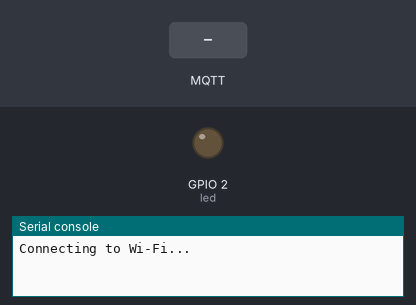
Recording of a program running on a simulated ESP32 board running MicroPython. Parts: output pins drawn as LEDs (lit = HIGH), the last lines printed to the serial console. The test bench sets the inputs (shaded band). WiFi joins after 1.5 s; no MQTT or app messages arrive unless stated; nothing arrives over Bluetooth unless stated.

Above: at 1.2 s.
1.3 s: MQTT message "1" arrives on the first subscribed topic
At 2.4 s:
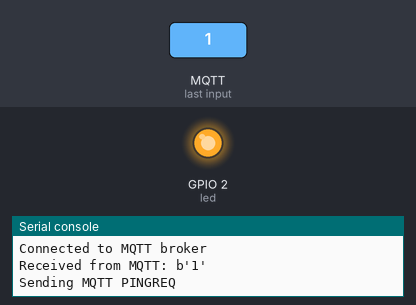
4.6 s: MQTT message "0" arrives on the first subscribed topic
At 5.9 s:
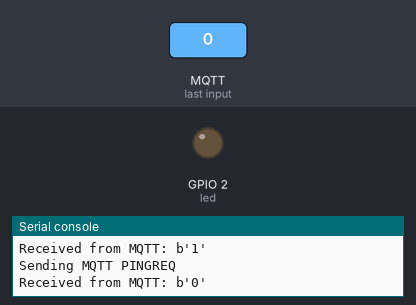
Timing chart, 0 to 7.6 s (numbered marks = the images above; inputs shaded):
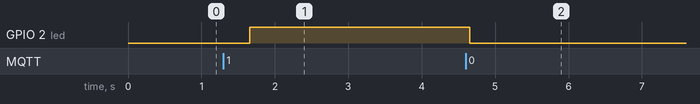

Measured:
- after the input at 1.3 s, GPIO 2 (led): LOW → HIGH after 0.35 s
- after the input at 4.6 s, GPIO 2 (led): HIGH → LOW after 0.06 s

The program:

flexiGate.py
```python
from micropython import const
import asyncio
import aioble
import bluetooth
import machine
import network
import ubinascii
import umqtt.simple as mqtt

# Wi-Fi Credentials
WIFI_SSID = "Onwords"
WIFI_PASSWORD = "nikhil8182"

# MQTT Broker Details
BROKER_ADDRESS = "mqtt.onwords.in"
MQTT_CLIENT_ID = "test"
PORT = 1883
USERNAME = "Nikhil"
MQTT_PASSWORD = "Nikhil8182"
MQTT_KEEPALIVE = 60
MQTT_TOPIC_SUB = "rnd/command"  # MQTT topic to receive data
MQTT_TOPIC_PUB = "rnd/status"  # MQTT topic to publish data

# Init LED
led = machine.Pin(2, machine.Pin.OUT)
led.value(0)

# UART2 Configuration (TX=17, RX=16)
uart2 = machine.UART(2, baudrate=115200, tx=17, rx=16)
uart2.init(115200, bits=8, parity=None, stop=1)

# BLE UUIDs
_BLE_SERVICE_UUID = bluetooth.UUID('19b10000-e8f2-537e-4f6c-d104768a1214')
_BLE_SENSOR_CHAR_UUID = bluetooth.UUID('19b10001-e8f2-537e-4f6c-d104768a1214')
_BLE_LED_UUID = bluetooth.UUID('19b10002-e8f2-537e-4f6c-d104768a1214')

_ADV_INTERVAL_MS = 250_000

# Register GATT service
ble_service = aioble.Service(_BLE_SERVICE_UUID)
led_characteristic = aioble.Characteristic(ble_service, _BLE_LED_UUID, read=True, write=True, notify=True, capture=True)
aioble.register_services(ble_service)

# Connect to Wi-Fi
def connect_wifi():
    wlan = network.WLAN(network.STA_IF)
    wlan.active(True)
    wlan.connect(WIFI_SSID, WIFI_PASSWORD)

    print("Connecting to Wi-Fi...")
    while not wlan.isconnected():
        pass

    print("Connected to Wi-Fi:", wlan.ifconfig())

# Connect to MQTT broker
client = mqtt.MQTTClient(MQTT_CLIENT_ID, server=BROKER_ADDRESS, port=PORT, user=USERNAME, password=MQTT_PASSWORD, keepalive=MQTT_KEEPALIVE)

def connect_mqtt():
    try:
        client.connect()
        print("Connected to MQTT broker")
        client.set_callback(mqtt_callback)
        client.subscribe(MQTT_TOPIC_SUB)
    except Exception as e:
        print("MQTT connection error:", e)

def reconnect_mqtt():
    global client
    print("Reconnecting MQTT...")
    try:
        client.disconnect()
    except:
        pass
    client = mqtt.MQTTClient(MQTT_CLIENT_ID, server=BROKER_ADDRESS, port=PORT, user=USERNAME, password=MQTT_PASSWORD, keepalive=MQTT_KEEPALIVE)
    connect_mqtt()

# Handle incoming MQTT messages
def mqtt_callback(topic, msg):
    try:
        print(f"Received from MQTT: {msg}")
        #msg_int = int(msg.decode())
        if msg == b'1' or msg == b'0':
            led.value(not led.value())
        uart2.write(msg + b'\n')  # Send received data to UART
    except Exception as e:
        print("Error in MQTT callback:", e)

def _encode_data(data):
    return str(data).encode('utf-8')

# Helper to decode the LED characteristic encoding (bytes).
def _decode_data(data):
    try:
        if data is not None:
            # Decode the UTF-8 data
            number = int.from_bytes(data, 'big')
            return number
    except Exception as e:
        print("Error decoding temperature:", e)
        return None

# Handle BLE writes
async def wait_for_write():
    while True:
        try:
            connection, data = await led_characteristic.written()
            print(data)
            print(type)
            data = _decode_data(data)
            print('Connection: ', connection)
            print('Data: ', data)
            if data == 1 or data == 0:
                led.value(not led.value())
                uart2.write(str(data).encode() + b'\n')
                print("Sent to UART")
            else:
                print('Unknown command')
        except asyncio.CancelledError:
            # Catch the CancelledError
            print("Peripheral task cancelled")
        except Exception as e:
            print("Error in peripheral_task:", e)
        finally:
            # Ensure the loop continues to the next iteration
            await asyncio.sleep_ms(100)

async def mqtt_keepalive():
    while True:
        try:
            print("Sending MQTT PINGREQ")
            client.ping()  # Send PINGREQ to keep connection alive
        except Exception as e:
            print("MQTT Keep-Alive failed:", e)
            reconnect_mqtt()
        await asyncio.sleep(MQTT_KEEPALIVE // 2)

# Listen for MQTT messages
async def mqtt_listener():
    while True:
        try:
            client.check_msg()
        except Exception as e:
            print("Error checking MQTT:", e)
            reconnect_mqtt()
        await asyncio.sleep(1)

# Start BLE peripheral
async def peripheral_task():
    while True:
        try:
            async with await aioble.advertise(
                _ADV_INTERVAL_MS, name="R&D Ble test", services=[_BLE_SERVICE_UUID]
            ) as connection:
                print("Connected to BLE device:", connection.device)
                await connection.disconnected()
        except asyncio.CancelledError:
            print("Peripheral task cancelled")
        except Exception as e:
            print("Error in peripheral task:", e)
        finally:
            await asyncio.sleep_ms(100)

# Run all tasks
async def main():
    connect_wifi()
    connect_mqtt()

    t1 = asyncio.create_task(peripheral_task())
    t2 = asyncio.create_task(wait_for_write())
    t3 = asyncio.create_task(mqtt_listener())
    t4 = asyncio.create_task(mqtt_keepalive())

    await asyncio.gather(t1, t2, t3, t4)

asyncio.run(main())
```
